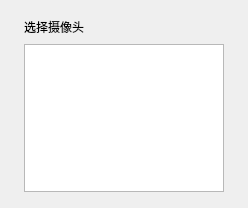
<?xml version="1.0" encoding="UTF-8"?>
<ui version="4.0">
 <class>SelectList</class>
 <widget class="QDialog" name="SelectList">
  <property name="geometry">
   <rect>
    <x>0</x>
    <y>0</y>
    <width>248</width>
    <height>208</height>
   </rect>
  </property>
  <property name="windowTitle">
   <string>CamDeviceList</string>
  </property>
  <layout class="QGridLayout" name="gridLayout">
   <property name="leftMargin">
    <number>16</number>
   </property>
   <property name="topMargin">
    <number>16</number>
   </property>
   <property name="rightMargin">
    <number>16</number>
   </property>
   <property name="bottomMargin">
    <number>16</number>
   </property>
   <item row="0" column="0">
    <spacer name="horizontalSpacer">
     <property name="orientation">
      <enum>Qt::Horizontal</enum>
     </property>
     <property name="sizeHint" stdset="0">
      <size>
       <width>9</width>
       <height>20</height>
      </size>
     </property>
    </spacer>
   </item>
   <item row="0" column="1">
    <layout class="QVBoxLayout" name="verticalLayout">
     <item>
      <widget class="QLabel" name="label">
       <property name="sizePolicy">
        <sizepolicy hsizetype="Fixed" vsizetype="Fixed">
         <horstretch>0</horstretch>
         <verstretch>0</verstretch>
        </sizepolicy>
       </property>
       <property name="minimumSize">
        <size>
         <width>91</width>
         <height>22</height>
        </size>
       </property>
       <property name="maximumSize">
        <size>
         <width>91</width>
         <height>22</height>
        </size>
       </property>
       <property name="text">
        <string>选择摄像头</string>
       </property>
      </widget>
     </item>
     <item>
      <widget class="QListWidget" name="listWidget">
       <property name="sizePolicy">
        <sizepolicy hsizetype="Fixed" vsizetype="Expanding">
         <horstretch>0</horstretch>
         <verstretch>0</verstretch>
        </sizepolicy>
       </property>
       <property name="minimumSize">
        <size>
         <width>200</width>
         <height>0</height>
        </size>
       </property>
       <property name="maximumSize">
        <size>
         <width>200</width>
         <height>16777215</height>
        </size>
       </property>
      </widget>
     </item>
    </layout>
   </item>
   <item row="0" column="2">
    <spacer name="horizontalSpacer_2">
     <property name="orientation">
      <enum>Qt::Horizontal</enum>
     </property>
     <property name="sizeHint" stdset="0">
      <size>
       <width>9</width>
       <height>20</height>
      </size>
     </property>
    </spacer>
   </item>
  </layout>
 </widget>
 <layoutdefault spacing="6" margin="11"/>
 <resources/>
 <connections/>
</ui>
